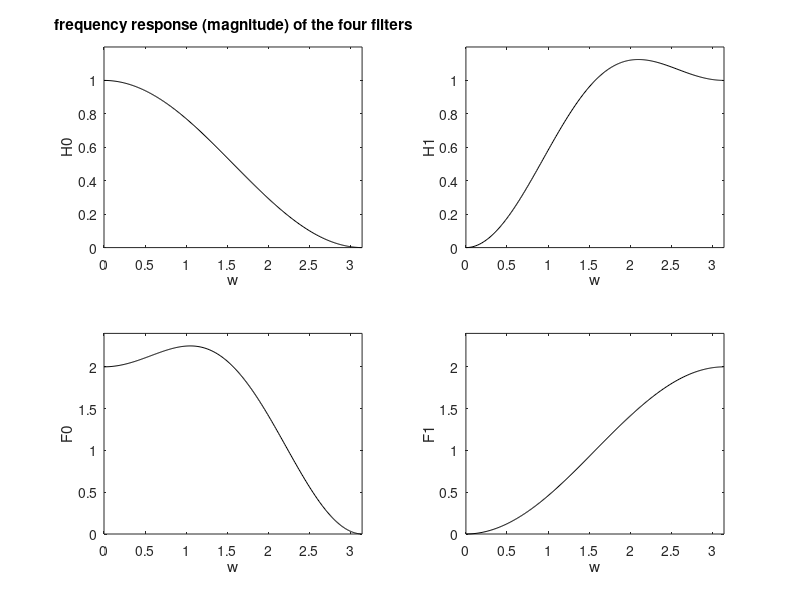

This chart was generated by the following MATLAB code:
% Example of biorthogonal filter bank
% the four filters, and a check of PR

h0=[1 2 1]; %the filter H0
h0=(1/4)*h0; %scaling
fx=conv([1 2 1],[-1 4 -1]); 
fx=(1/8)*fx; %scaling
f0=2*fx; %the filter F0
for n=1:5, h1(n)=((-1)^(n-1))*fx(n); end; % the filter H1
for n=1:3, f1(n)=-2*((-1)^(n-1))*h0(n); end; % the filter F1

% Check of PR
prod1=conv(f0,h0);
prod2=conv(f1,h1);
nodist=prod1+prod2

w=0:(2*pi/511):pi;
H0=abs(fft(h0,512)); %discrete Fourier transform
H1=abs(fft(h1,512)); % "  "  "
F0=abs(fft(f0,512)); % "  "  "
F1=abs(fft(f1,512)); % "  "  "


subplot(2,2,1)
plot(w,H0(1:256),'k');
axis([0 pi 0 1.2]);
ylabel('H0');xlabel('w');
title('frequency response (magnitude) of the four filters');
subplot(2,2,2)
plot(w,H1(1:256),'k');
axis([0 pi 0 1.2]);
ylabel('H1');xlabel('w');
subplot(2,2,3)
plot(w,F0(1:256),'k');
axis([0 pi 0 2.4]);
ylabel('F0');xlabel('w');
subplot(2,2,4)
plot(w,F1(1:256),'k');
axis([0 pi 0 2.4]);
ylabel('F1');xlabel('w');

nodist
